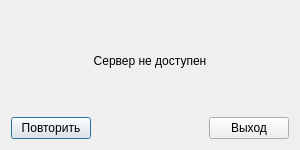
<?xml version="1.0" encoding="UTF-8"?>
<ui version="4.0">
 <class>Dialog</class>
 <widget class="QDialog" name="Dialog">
  <property name="geometry">
   <rect>
    <x>0</x>
    <y>0</y>
    <width>300</width>
    <height>150</height>
   </rect>
  </property>
  <property name="windowTitle">
   <string>Dialog</string>
  </property>
  <layout class="QVBoxLayout" name="verticalLayout_2">
   <item>
    <layout class="QVBoxLayout" name="verticalLayout">
     <item>
      <spacer name="verticalSpacer">
       <property name="orientation">
        <enum>Qt::Vertical</enum>
       </property>
       <property name="sizeHint" stdset="0">
        <size>
         <width>20</width>
         <height>40</height>
        </size>
       </property>
      </spacer>
     </item>
     <item>
      <widget class="QLabel" name="label">
       <property name="text">
        <string>Сервер не доступен</string>
       </property>
       <property name="alignment">
        <set>Qt::AlignCenter</set>
       </property>
      </widget>
     </item>
     <item>
      <spacer name="verticalSpacer_2">
       <property name="orientation">
        <enum>Qt::Vertical</enum>
       </property>
       <property name="sizeHint" stdset="0">
        <size>
         <width>20</width>
         <height>40</height>
        </size>
       </property>
      </spacer>
     </item>
     <item>
      <layout class="QHBoxLayout" name="horizontalLayout">
       <item>
        <widget class="QPushButton" name="repeat">
         <property name="text">
          <string>Повторить</string>
         </property>
        </widget>
       </item>
       <item>
        <spacer name="horizontalSpacer">
         <property name="orientation">
          <enum>Qt::Horizontal</enum>
         </property>
         <property name="sizeHint" stdset="0">
          <size>
           <width>40</width>
           <height>20</height>
          </size>
         </property>
        </spacer>
       </item>
       <item>
        <widget class="QPushButton" name="quit">
         <property name="text">
          <string>Выход</string>
         </property>
        </widget>
       </item>
      </layout>
     </item>
    </layout>
   </item>
  </layout>
 </widget>
 <resources/>
 <connections/>
</ui>
